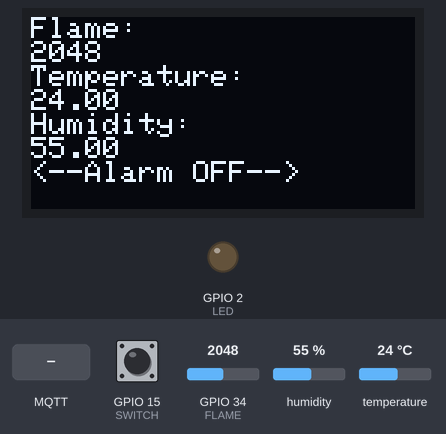
Recording of a sketch running on a simulated ESP32. On the bench: 128×64 one-colour display, output pins drawn as LEDs (lit = HIGH). Inputs (shaded band) come from the test bench; at power-on: humidity 55 %, GPIO 34 (FLAME) = 2048, temperature 24 °C, GPIO 15 (SWITCH) LOW. WiFi joins after 1.5 s; servers stay silent unless stated; no MQTT or app messages arrive unless stated; what the sketch prints to the serial monitor is not drawn.

Above: at 2.7 s.
2.8 s: humidity set to 22 %
At 6.3 s:
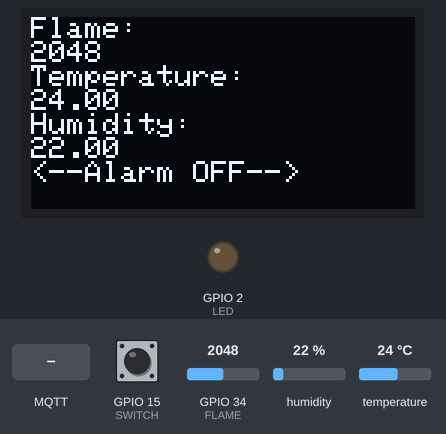
6.8 s: MQTT message "1" arrives on the first subscribed topic
At 8.4 s:
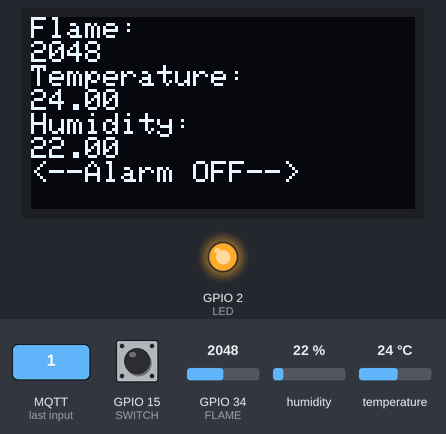
9.4 s: GPIO 34 (FLAME) set to 1960
At 11.1 s:
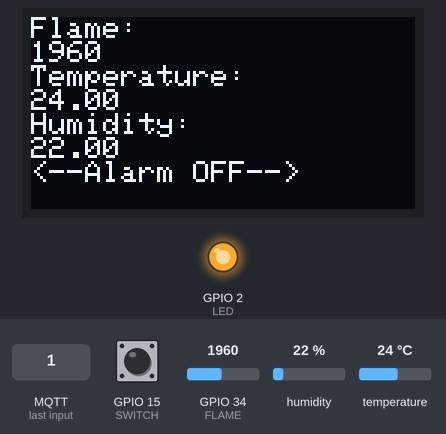
11.6 s: temperature set to 12 °C
At 12.5 s:
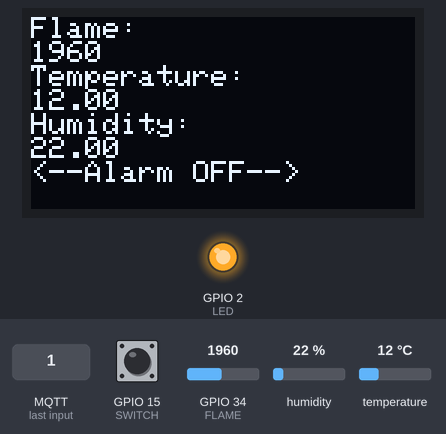
13.2 s: GPIO 34 (FLAME) set to 2040
At 14.2 s:
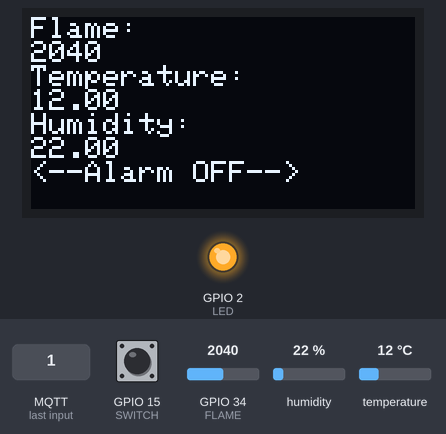
14.7 s: MQTT message "on" arrives on the first subscribed topic
At 17.1 s:
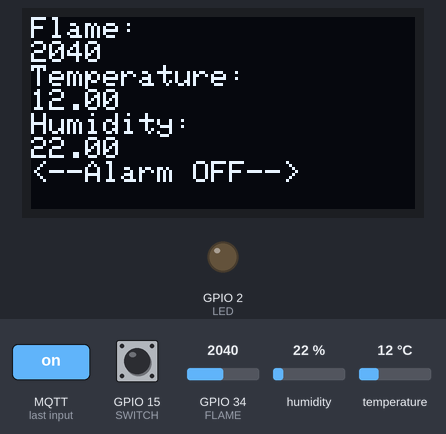
Timing chart, 0 to 18.4 s (numbered marks = the images above; inputs shaded):
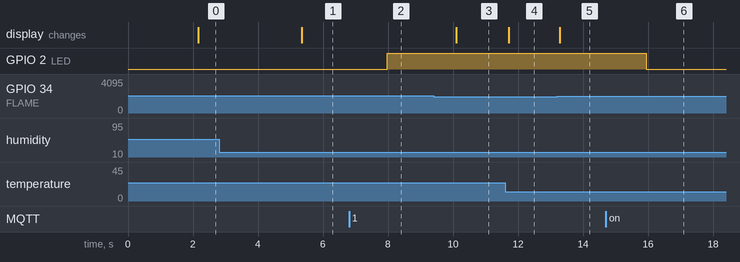

Measured:
- after the input at 2.8 s, the display: changes after 2.5 s (image 1)
- after the input at 6.8 s, GPIO 2 (LED): LOW → HIGH after 1.2 s
- after the input at 9.4 s, the display: changes after 0.71 s (image 3)
- after the input at 11.6 s, the display: changes after 0.11 s (image 4)
- after the input at 13.2 s, the display: changes after 0.09 s (image 5)
- after the input at 14.7 s, GPIO 2 (LED): HIGH → LOW after 1.3 s

The sketch:

MQTT_01.ino
```cpp
#include "library.h"

int value = 0;
int s = 0;

void setup() {

  // Initialize LED and Switch PIN as OUTPUT and INPUT Respectively
  pinMode(LED, OUTPUT);
  pinMode(SWITCH, INPUT);

  Serial.begin(9600);
  Serial.println("Serial Begin...");

  digitalWrite(LED, LOW);

  // DHT Sensor Begin
  dht.begin();


  // I2C Display Begin
  if (!display.begin(SSD1306_SWITCHCAPVCC, SCREEN_ADDRESS)) {
    Serial.println(F("SSD1306 allocation failed"));
    for (;;)
      ;
  }
  setup_wifi();
  client.setServer(mqtt_server, 1883);
  client.setCallback(callback);
}

void loop() {
  if (!client.connected()) {
    reconnect();
  }
  client.loop();

  // Get Sensor Value from the Sensor
  get_value_from_sensor();
  // Read the State of the Sensor
  unsigned int state = digitalRead(SWITCH);
  Serial.println("Switch State:");
  Serial.print(state);

  if (state == 1) {
    digitalWrite(LED, LOW);
    prev = 0;
    d = 0;
  } else {
    if ((next == 1) && (prev == 0) && (t > 32)) {
      digitalWrite(LED, HIGH);
      prev = next;
      d = 1;
    }
  }
    unsigned long now = millis();
  if (now - lastMsg > 2000) {
    lastMsg = now;
    ++value;
  }

   snprintf(msg, MSG_BUFFER_SIZE, "hello world #%ld", value);

    Serial.print("Publish message: ");

    Serial.println(msg);
    client.publish("outTopic", msg);

    snprintf(sstate, 10, "LED: %d", s);
    client.publish("state", sstate);

    Serial.printf("Temperature: %3.2f\n", t);
    snprintf(Temp, STATE_S, "%f", t);
    client.publish("Temp", Temp);
    delay(1000);
}
```

function.ino
```cpp
void get_value_from_sensor() {
  delay(500);

  h = dht.readHumidity();

  // Read temperature as Celsius
  t = dht.readTemperature();

  // Read temperature as Fahrenheit
  f = dht.readTemperature(true);
  if (isnan(h) || isnan(t) || isnan(f)) {
    Serial.println(F("Failed to read from DHT sensor!"));
    return;
  }

  // Read Humidity
  // humidity = dht.computeHeatIndex(t, h, false);

  Serial.printf("\nTemperature: %3.2f\n", t);
  Serial.printf("\nHumidity: %3.0f\n", h);

  int f_light = analogRead(FLAME);
  if (f_light < 250) {
    next = 1;
  } else {
    next = 0;
    prev = 0;
  }
  Serial.println("\nFlame: ");
  Serial.print(f_light);
  Serial.println("");
  OLD_Display(f, t, h, f_light);
}

// Display Data on OLED
void OLD_Display(float f, float t, float humidity, int f_light) {
  display.clearDisplay();
  display.setTextSize(1);
  display.setTextColor(SSD1306_WHITE);
  display.setCursor(0, 0);

  display.println(F("Flame:"));
  display.print(f_light);

  display.println(F("\nTemperature:"));
  display.print(t);

  display.println(F("\nHumidity:"));
  display.print(humidity);
  if (d == 1) {
    display.println(F("\n<--Alarm ON-->"));
  } else {
    display.println(F("\n<--Alarm OFF-->"));
  }
  display.display();
  delay(50);
}

void callback(char* topic, byte* payload, unsigned int length) {
  Serial.print("Message arrived [");
  Serial.print(topic);
  Serial.print("] ");
  for (int i = 0; i < length; i++) {
    Serial.print((char)payload[i]);
  }
  Serial.println();

  // Switch on the LED if an 1 was received as first character
  if ((char)payload[0] == '1') {
    digitalWrite(LED, HIGH);
    s = 1;
  } else {
    digitalWrite(LED, LOW);  // Turn the LED off by making the voltage HIGH
    s = 0;
  }
}

void setup_wifi() {

  delay(10);
  // We start by connecting to a WiFi network
  Serial.println();
  Serial.print("Connecting to ");
  Serial.println(ssid);

  WiFi.mode(WIFI_STA);
  WiFi.begin(ssid, password);

  while (WiFi.status() != WL_CONNECTED) {
    delay(500);
    Serial.print(".");
  }

  randomSeed(micros());

  Serial.println("");
  Serial.println("WiFi connected");
  Serial.println("IP address: ");
  Serial.println(WiFi.localIP());
}
void reconnect() {
  // Loop until we're reconnected
  while (!client.connected()) {
    Serial.print("Attempting MQTT connection...");
    // Create a random client ID
    if (client.connect("CL_ID_1", "CDAC", "cdac@123")) {
      Serial.println("connected");
      // Once connected, publish an announcement...
      client.publish("outTopic", "hello world");

      snprintf(sstate, 4, "LED: %d", s);
      client.publish("state", sstate);

      snprintf(Temp, STATE_S, "%f", t);
      client.publish("Temp", Temp);

      // ... and resubscribe
      client.subscribe("inTopic");
    } else {
      Serial.print("failed, rc=");
      Serial.print(client.state());
      Serial.println(" try again in 5 seconds");
      // Wait 5 seconds before retrying
      delay(5000);
    }
  }
}
```

library.h
```cpp
#include "DHT.h"

#include <SPI.h>
#include <Wire.h>
#include <Adafruit_GFX.h>
#include <Adafruit_SSD1306.h>

#include <WiFi.h>
#include <WebServer.h>
#include <PubSubClient.h>

// WiFi Credentials....
const char* ssid = "TP-Link_AOSR";
const char* password = "7979853506";
const char* mqtt_server = "192.168.0.107";

WiFiClient espClient;
PubSubClient client(espClient);

unsigned long lastMsg = 0;

#define MSG_BUFFER_SIZE (50)
char msg[MSG_BUFFER_SIZE];

#define STATE_S (10)


#define SCREEN_WIDTH 128
#define SCREEN_HEIGHT 64

#define OLED_RESET -1
#define SCREEN_ADDRESS 0x3C
Adafruit_SSD1306 display(SCREEN_WIDTH, SCREEN_HEIGHT, &Wire, OLED_RESET);

// LED PIN
#define LED 2
// Flame Sensor PIN
#define FLAME 34
// SWITCH PIN
#define SWITCH 15
// DHT PIN
#define DHTPIN 4
// DHT Type
#define DHTTYPE DHT11

DHT dht(DHTPIN, DHTTYPE);

// Variable to Store the Value of Sensors
float f;
float t;
float h;
float humidity;
uint16_t f_light;

// Variable to Check when buzzer should buzz...
uint8_t next = 10;
uint8_t prev = 10;
uint8_t d = 0;
#define STATE_S (10)

char sstate[STATE_S];
char Temp[STATE_S];

void setup_wifi();
void get_value_from_sensor();
void OLD_Display(float, float, float, int);
void callback(char* topic, byte* payload, unsigned int length);
```
